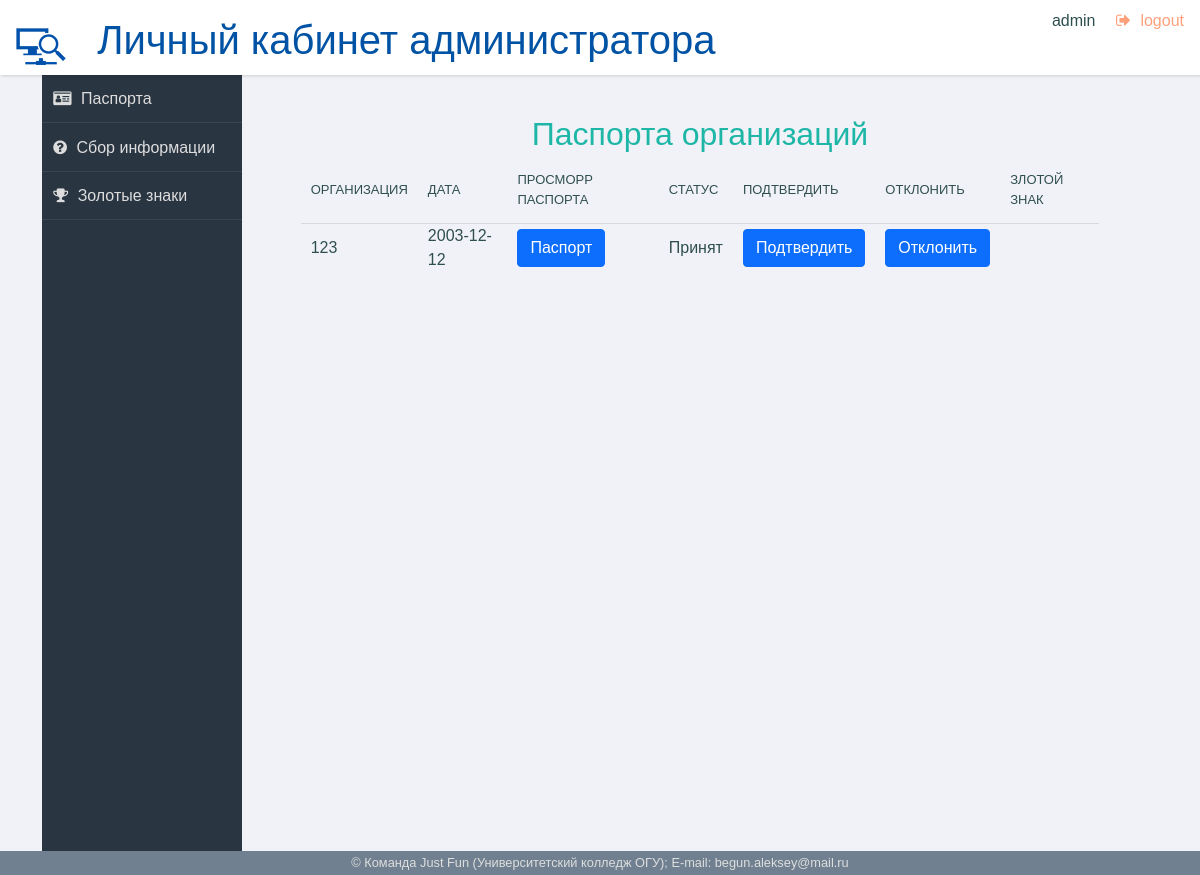
The page /admin (signed in) on the database its author committed.
### data/db/models/user_table.py (models this page shows, shortened)
class User(SqlAlchemyBase, UserMixin, SerializerMixin):
    __tablename__ = 'users'
    serialize_only = (
        'id', 'login', 'email', 'role_id')
    id = Column(Integer, primary_key=True, nullable=False, autoincrement=True, unique=True)
    email = Column(Text, unique=True, nullable=False)
    login = Column(Text, unique=True, nullable=False)
    passwd_hash = Column(Text, nullable=False)
    role_id = Column(Integer, ForeignKey('roles.id'))
    role = orm.relation('Role')
    passport = orm.relation('Passport', back_populates='user')

### data/db/models/passport_table.py (models this page shows)
class Passport(SqlAlchemyBase):
    __tablename__ = 'passports'
    id = Column(Integer, primary_key=True, nullable=False, autoincrement=True, unique=True)  # id организации
    user_id = Column(Integer, ForeignKey('users.id'), nullable=False)  # кто зарегистрировал эту организацию
    date_of_application_submission = Column(Text, nullable=False,
                                            default=datetime.datetime.now().strftime(
                                                '%d.%m.%Y'))  # дата создания паспорта
    date_of_data_collection = Column(Text) # дата сбора информации
    name_of_the_legal_entity = Column(Text, nullable=False)  # Наименование ОПФ юрлица
    organization_full_name = Column(Text, nullable=False, unique=True)  # Полное наименование организации, для ИП - ФИО
    organization_short_name = Column(Text, nullable=False, unique=True)  # Краткое наименование организации
    address_for_contact = Column(Text)  # контектный адрес
    legal_address = Column(Text, nullable=False, unique=True)  # Адрес юридический
    fact_address = Column(Text, nullable=True, unique=True)  # Адрес фактический
    boss_full_name_n_position = Column(Text, nullable=False, unique=True)  # ФИО и должность руководителя
    INN = Column(Text, nullable=False, unique=True)  # ИНН
    OKTMO = Column(Text, nullable=False, unique=True)  # ОКТМО
    main_activity_OKVED = Column(Text, nullable=False, unique=True)  # Основной вид деятельности по ОКВЭД
    male_workers_count = Column(Integer, nullable=False)  # Кол-во мужчин-работников
    female_workers_count = Column(Integer, nullable=False)  # Кол-во женщин-работников
    phone_number = Column(Text, nullable=False, unique=True)  # телефон организации
    email_oficcial = Column(Text, nullable=False, unique=True)  # email организации
    workers_protector_FIO_n_position = Column(Text, nullable=False,
                                              unique=True)  # ФИО и должность специалиста
    workers_protector_phone_number = Column(Text, nullable=False, unique=True)  # телефон специалиста по охране труда
    workers_protector_email = Column(Text, nullable=False, unique=True)  # email специалиста по охране труда
    golden_mark = Column(Boolean, nullable=False, default=False)  # Золотой знак организации(есть/нет)
    golden_mark_date = Column(Text, nullable=True)  # когда выдан
    passport_status = Column(Integer, ForeignKey('password_statuses.id'), default='3')
    status = orm.relation('PassportStatus')
    user = orm.relation('User')
    photo = orm.relation('Photo', back_populates='passport')
    video = orm.relation('Video', back_populates='passport')
    sout = orm.relation('Sout', back_populates='passport')
    profrisk = orm.relation('Profrisk', back_populates='passport')
    work_conditions = orm.relation('WorkCondition', back_populates='passport')
    injuries = orm.relation('Injuries', back_populates='passport')
    general_data = orm.relation('GeneralData', back_populates='passport')
    safety_training = orm.relation('SafetyTraining', back_populates='passport')
    collective_agreement = orm.relation('CollectiveAgreement', back_populates='passport')
    golden_mark_application = orm.relation('GoldenMarkApplication', back_populates='passport')
    process = orm.relation('Process', back_populates='passport')

### data/db/models/passport_status.py (models this page shows)
class PassportStatus(SqlAlchemyBase):
    __tablename__ = 'password_statuses'
    id = Column(Integer, primary_key=True, nullable=False, autoincrement=True, unique=True)
    name = Column(Text, unique=True, nullable=False)
    passport = orm.relation('Passport', back_populates='status')

### data/routes/all_routes/admin_interface.py (the view)
@blueprint.route('/admin', methods=['GET', 'POST']
                 )  # главная страница администратора. Управление паспортами
@login_required
@is_admin
def Passports():
    user = current_user
    db_sess = db_sessionmaker.create_session()
    m = db_sess.query(Passport).all()
    passports_list = []
    for pas in m:
        passports_list.append({
            'id':
            pas.id,
            'organization_short_name':
            pas.organization_short_name,
            'date':
            pas.date_of_data_collection,
            'golden_mark':
            pas.golden_mark,
            'status':
            db_sess.query(PassportStatus).filter_by(
                id=pas.passport_status).first().name
        })
    return render_template('back/admin.html',
                           user=user,
                           title='Паспорта',
                           passports=passports_list)

### data/db/db_sessionmaker.py (called while the page is built)
def create_session() -> orm.Session:
    global __factory
    return __factory()

### data/routes/all_routes/auth.py (called while the page is built)
def register_login_manager(app):
    login_manager = LoginManager(app)
    @login_manager.user_loader
    def load_user(user_id: int):
        db_sess = db_sessionmaker.create_session()
        if db_sess.query(User).filter_by(id=user_id).all():
            return db_sess.query(User).get(user_id)
        else:
            return None

### templates/back/admin.html (shortened to what this page needs)
{% extends "back/base.html" %}
{% block content %}
<div class="row">
    <div class="col">
        <h2>Паспорта организаций</h2>
        <table id="passpotrtsTable" class="display">
            <thead>
                <tr>
                    <th>Организация</th>
                    <th>Дата</th>
                    <th>Просморр паспорта</th>
                    <th>Статус</th>
                    <th>Подтвердить</th>
                    <th>Отклонить</th>
                    <th>Злотой знак</th>
                </tr>
            </thead>
            <tbody>
                {% for i in passports %}
                <tr>
                    <td>{{i.organization_short_name}}</td>
                    <td>{{ i.date }}</td>
                    <td><a class="btn btn-primary" href="/passport_view/{{ i.id }}">Паспорт</a></td>
                    <td>{{ i.status }}</td>
                    <td><a class="btn btn-primary" href="/admin_passport_confirm/{{ i.id }}">Подтвердить</a></td>
                    <td><a class="btn btn-primary" href="/admin_passport_decline/{{ i.id }}">Отклонить</a></td>
                    {% if i.golden_mark %}
                    <td><img src="/static/back/img/gold_brand_xs.png" alt="золотой знак"></td>
                    {% else %}
                    <td></td>
                    {% endif %}
                </tr>
                {% endfor %}
            </tbody>
        </table>
    </div>
</div>
{% endblock %}

### templates/back/base.html (shortened to what this page needs)
<!DOCTYPE html>
<html lang="ru">
<head>
    <link rel="stylesheet"  href="/static/back/css/normalize.min.css">
    <link rel='stylesheet' href='/static/css/font-awesome.min.css'>
    <link rel="stylesheet"  href="/static/back/css/chartist.min.css">
    <link rel="stylesheet"  href="/static/back/css/nouislider.min.css">
    <link rel="stylesheet"  href="/static/back/css/bootstrap.min.css">
    <link rel="stylesheet"  href="/static/back/css/datatables.min.css">
    <link rel="stylesheet" href="/static/back/css/select2.min.css">
    <link rel="stylesheet"  href="/static/back/css/main.css">
</head>
<body>
    <header role="banner">
        <h1><img src="/static/back/img/monitor_back.png" alt="">
            Личный кабинет
            {% if user.role_id == 1 %}
            пользователя
            {% else %}
            администратора
            {% endif %}
        </h1>
        <ul class="utilities">
            <li class="users">{{ user.login }}</li>
            <li class="logout warn"><a  href="/logout">logout</a></li>
        </ul>
    </header>
    <div class="container">
        <div class="col">
            <nav role="navigation">
                <ul class="main">
                    {% if user.role_id == 1 %}
                    <li class="dashboard"><a href="/account">Организации</a></li>
                    <li class="question"><a href="/profrisk_information_collection">Сбор информации</a></li>
                    <li class="achievement"><a href="/golden_badge">Золотой знак</a></li>
                    {% else %}
                    <li class="dashboard"><a href="/admin">Паспорта</a></li>
                    <li class="question"><a href="/admin_forms">Сбор информации</a></li>
                    <li class="achievement"><a href="/admin_bids">Золотые знаки</a></li>
                    {% endif %}
                </ul>
            </nav>
        </div>
        <div class="col">
            <main role="main">
                {% block content %}{% endblock %}
            </main>
        </div>
    </div>
    <footer role="contentinfo">© Команда Just Fun (Университетский колледж ОГУ); E-mail: begun.aleksey@mail.ru
    </footer>
</body>
</html>

### static/back/css/main.css (style rules this page uses)
html { box-sizing: border-box; }
*, *:before, *:after { box-sizing: inherit; }
body { background: #f1f2f7; font-family: "Open Sans", arial, sans-serif; color: darkslategray; }
.warn { color: lightsalmon; }
header[role=banner] { background: white; box-shadow: 1px 1px 3px rgba(0, 0, 0, 0.15); }
header[role=banner] h1 { margin: 0; font-weight: 300; padding: 1rem; color: #0053a4; }
header[role=banner] h1>img { padding-right: 20px; }
header[role=banner] .utilities { width: 100%; background: slategray; color: #ddd; }
header[role=banner] .utilities li { border-bottom: solid 1px rgba(255, 255, 255, 0.2); }
header[role=banner] .utilities li a { padding: 0.7em; display: block; }
.utilities a:before { content: ""; font-family: FontAwesome; padding-right: 0.6em; }
.logout a:before { content: ""; }
nav[role=navigation] { background: #2a3542; color: #ddd; }
nav[role=navigation] li { border-bottom: 1px solid rgba(255, 255, 255, 0.08); }
nav[role=navigation] li a { color: #ddd; text-decoration: none; display: block; padding: 0.7em; }
nav[role=navigation] li a:before { content: ""; font-family: FontAwesome; padding-right: 0.6em; }
nav[role=navigation] .dashboard a:before { content: "\f2c2"; }
nav[role=navigation] .achievement a:before { content: "\f091"; }
nav[role=navigation] .question a:before { content: "\f059"; }
footer[role=contentinfo] { background: slategray; color: #ddd; font-size: 0.8em; text-align: center; padding: 0.2em; }
a { text-decoration: none; color: inherit; }
h2, h3, h4 { font-weight: 300; margin: 0; text-align: center; }
h2 { color: #1eb6a7; }
ul, li { list-style-type: none; margin: 0; padding: 0; }
.row { margin: 10px 0; }
main { padding: 30px; }
table { border-collapse: collapse; width: 96%; margin: 2%; }
th { text-align: left; font-weight: 400; font-size: 13px; text-transform: uppercase; border-bottom: 1px solid rgba(0, 0, 0, 0.1); padding: 0 10px; padding-bottom: 14px; }
td { font-weight: 300; padding: 0 10px; }
@media screen and (min-width: 600px) { html, body { height: 100%; } }
@media screen and (min-width: 600px) { header[role=banner] { position: fixed; top: 0; left: 0; width: 100%; z-index: 99; height: 75px; } }
@media screen and (min-width: 600px) { header[role=banner] .utilities { position: absolute; top: 0; right: 0; background: transparent; color: darkslategray; width: auto; } }
@media screen and (min-width: 600px) { header[role=banner] .utilities li { display: inline-block; } }
@media screen and (min-width: 600px) { header[role=banner] .utilities li a { padding: 0.5em 1em; } }
@media screen and (min-width: 600px) { nav[role=navigation] { position: fixed; width: 200px; top: 75px; bottom: 0px; } }
@media screen and (min-width: 600px) { main[role=main] { margin: 75px 0 40px 200px; } }
@media screen and (min-width: 600px) { main[role=main]:after { content: ""; display: block; clear: both; height: 0; } }
@media screen and (min-width: 600px) { footer[role=contentinfo] { clear: both; margin-left: 200px; } }
@media screen and (min-width: 900px) { footer[role=contentinfo] { position: fixed; width: 100%; bottom: 0; left: 0px; margin: 0; } }

### rows shown on the page
User: login "admin"
Passport: organization_short_name "123", date "2003-12-12"
PassportStatus: status "Принят"
